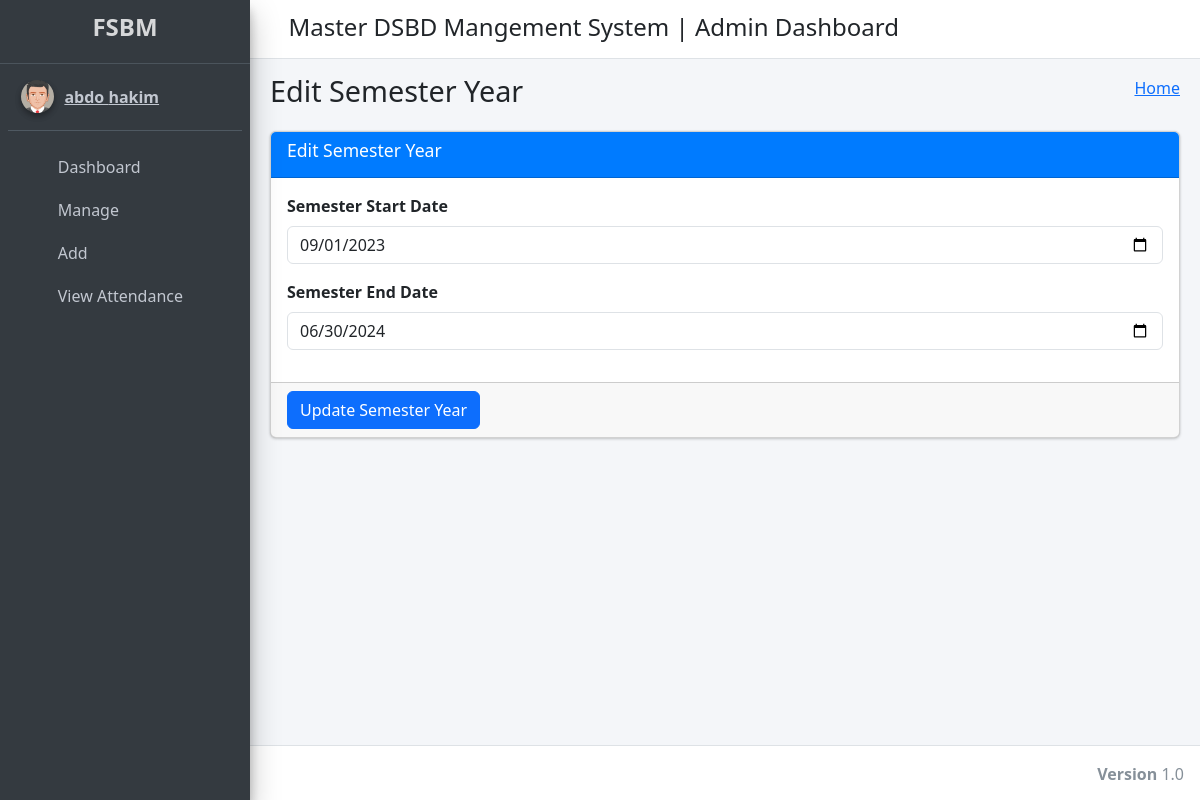
Screenshot of /edit_session/1 (signed in) with the database file from the repository.
### student_management_app/models.py (models this page shows)
class CustomUser(AbstractUser):
    user_type_data = ((1, "HOD"), (2, "Staff"), (3, "Student"))
    user_type = models.CharField(default=1, choices=user_type_data, max_length=10)

class SessionYearModel(models.Model):
    id = models.AutoField(primary_key=True)
    session_start_year = models.DateField()
    session_end_year = models.DateField()
    objects = models.Manager()

### student_management_app/HodViews.py (the view)
# urls.py: path('edit_session/<session_id>', HodViews.edit_session, name="edit_session"),
def edit_session(request, session_id):
    session_year = SessionYearModel.objects.get(id=session_id)
    context = {
        "session_year": session_year
    }
    return render(request, "hod_template/edit_session_template.html", context)

### student_management_app/LoginCheckMiddleWare.py (called while the page is built, shortened)
    def process_view(self, request, view_func, view_args, view_kwargs):
        modulename = view_func.__module__
        user = request.user
        if user.is_authenticated:
            if user.user_type == "1":
                if modulename == "student_management_app.HodViews":
                    pass
                elif modulename == "student_management_app.views" or modulename == "django.views.static":
                    pass
                else:
                    return redirect("admin_home")
            else:
                return redirect("login")
        else:
            if request.path == reverse("login") or request.path == reverse("doLogin"):
                pass
            else:
                return redirect("login")

### student_management_app/templates/hod_template/edit_session_template.html (shortened to what this page needs)
{% extends 'hod_template/base_template.html' %}
{% block page_title %}
    Edit Semester Year
{% endblock page_title %}
{% block main_content %}
{% load static %}
<section class="content">
        <div class="container-fluid">
            <div class="row">
                <div class="col-md-12">
                    <div class="card card-primary">
                    <div class="card-header">
                        <h3 class="card-title">Edit Semester Year</h3>
                    </div>
                    <form role="form" method="POST" action="{% url 'edit_session_save' %}">
                        <div class="card-body">
                            <div class="form-group">
                                <label>Semester Start Date </label>
                                <input type="date" class="form-control" name="session_start_year" value="{{ session_year.session_start_year|date:'Y-m-d' }}">
                            </div>
                            <div class="form-group">
                                <label>Semester End Date </label>
                                <input type="date" class="form-control" name="session_end_year" value="{{ session_year.session_end_year|date:'Y-m-d' }}">
                            </div>
                        </div>
                        <div class="card-footer">
                        <button type="submit" class="btn btn-primary">Update Semester Year</button>
                        </div>
                    </form>
                    </div>
                </div>
            </div>
        </div>
      </section>
  {% endblock main_content %}

### student_management_app/templates/hod_template/sidebar_template.html (shortened to what this page needs)
{% load static %}
<aside class="main-sidebar sidebar-dark-primary elevation-4">
      <a href="{% url 'admin_home' %}" class="brand-link">
        <h4 class="text-center fw-bold">FSBM</h4>
      </a>
      <div class="sidebar">
        <div class="user-panel mt-3 pb-3 mb-3 d-flex">
          <div class="image">
            <img src="{% static 'dist/img/user2-160x160.jpg' %}" class="img-circle elevation-2" alt="User Image">
          </div>
          <div class="info">
            <a href="{% url 'admin_profile' %}" class="d-block"><span class="font-weight-bold">{{ user.first_name }} {{ user.last_name }}</span></a>
          </div>
        </div>
        <nav class="mt-2">
          <ul class="nav nav-pills nav-sidebar flex-column" data-widget="treeview" role="menu" data-accordion="false">
            <li class="nav-item">
              {% url 'admin_home' as admin_home %}
              <a href="{{ admin_home }}" class="nav-link {% if request.path == admin_home %} active {% endif %}">
                <i class="nav-icon fas fa-tachometer-alt"></i>
                <p>
                  Dashboard
                </p>
              </a>
            </li>
            <li class="nav-item">
              <a href="#" class="nav-link">
                  <i class="nav-icon fas fa-th"></i>
                  <p>
                      Manage
                      <i class="right fas fa-angle-left"></i>
                  </p>
              </a>
          </li>
          <li class="nav-item">
            <a href="#" class="nav-link">
                <i class="nav-icon far fa-plus-square"></i>
                <p>
                    Add
                    <i class="right fas fa-angle-left"></i>
                </p>
            </a>
          </li>
          <li class="nav-item">
            {% url 'admin_view_attendance' as admin_view_attendance %}
            <a href="{{ admin_view_attendance }}" class="nav-link {% if request.path == admin_view_attendance %} active {% endif %}">
                <i class="nav-icon fas fa-calendar-alt"></i>
                <p>
                    View Attendance
                </p>
            </a>
        </li>
          </ul>
        </nav>
      </div>
    </aside>

### rows the page displays
CustomUser: first_name "abdo", last_name "hakim"
SessionYearModel: session_start_year "09/01/2023", session_end_year "06/30/2024"
